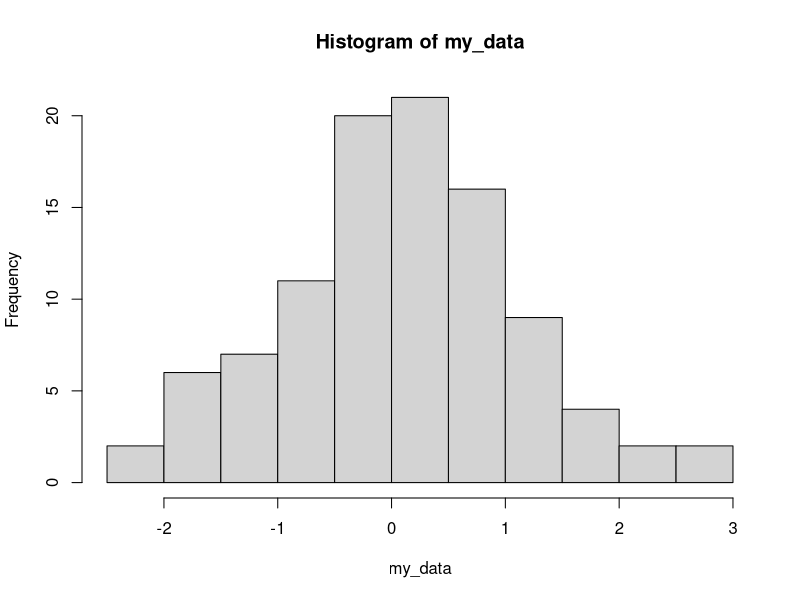
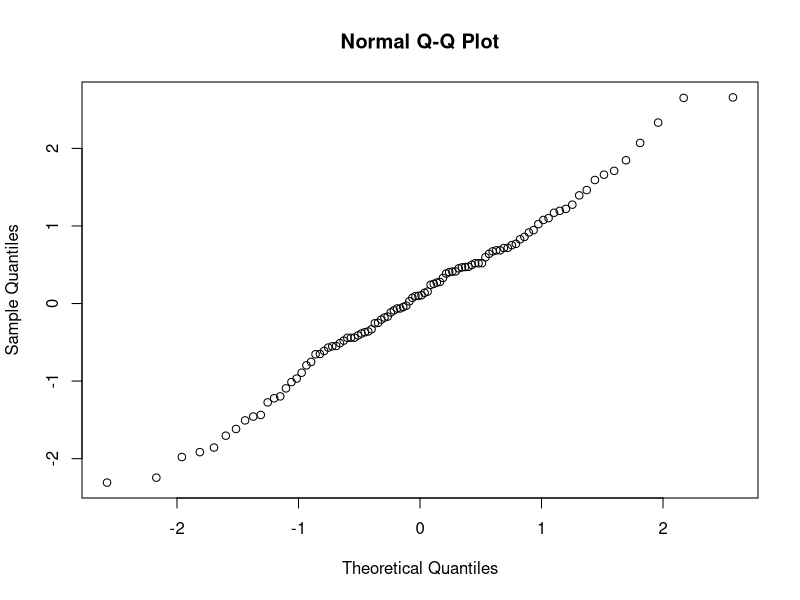

The R script that drew these images, in order: (Note: this script raises an error after producing the figures.)
## ---- chunk 1
library(palmerpenguins)

my_formula <- penguins$body_mass_g ~ penguins$sex
print(my_formula)
## ---- chunk 2
class(my_formula)
## ---- chunk 3
print.default(my_formula)
## ---- chunk 4

## ---- chunk 5

## ---- chunk 6

## ---- chunk 7
library(ggplot2)
## ---- chunk 8
table(diamonds$cut, diamonds$color)
## ---- chunk 9
chisq.test(table(diamonds$cut, diamonds$color))
## ---- chunk 10
chisq.test(table(diamonds$cut, diamonds$color),
           simulate.p.value = TRUE)
## ---- chunk 11
# Compute the power given n, p1 and p2:
power.prop.test(n  = 50,    #  number of observations (per group)
                p1 = 0.4,  # 	probability in one group
                p2 = 0.5,  #  probability in other group
                sig.level = 0.05)
## ---- chunk 12
# Assume that p1 = 0.4 and p2 = 0.5 and that we want 85 % power.
# To compute the sample size required:
power.prop.test(power = 0.85,  # desired power of test (1 minus Type II error probability)
                p1 = 0.4,      # probability in one group
                p2 = 0.5,      #  probability in other group
                sig.level = 0.05)
## ---- chunk 13
salem <- read.csv("data/salem_trial.csv")
## ---- chunk 14
salem_table <- table(salem)
salem_table
## ---- chunk 15
chisq.test(salem_table)
## ---- chunk 16
fisher.test(salem_table)
## ---- chunk 17

## ---- chunk 18
library(palmerpenguins)

t.test(penguins$body_mass_g, mu=4000) # one sample t-test
## ---- chunk 19
t.test(penguins$body_mass_g[penguins$sex == "male"],
       penguins$body_mass_g[penguins$sex == "female"])
## ---- chunk 20
# same as above
t.test(formula = body_mass_g ~ sex, data=penguins)
## ---- chunk 21
antibiotic <- read.csv("data/antibiotic.csv")
## ---- chunk 22
View(antibiotic)
## ---- chunk 23
t.test(antibiotic$before, antibiotic$after, paired=TRUE)
## ---- chunk 24

## ---- chunk 25
my_data <- rnorm( n = 100 )  # generate N = 100 normally distributed numbers
hist( x = my_data ) 
## ---- chunk 26
qqnorm( y = my_data )        # draw the QQ plot
## ---- chunk 27
shapiro.test( x = my_data )
## ---- chunk 28
my_data <- rbinom(n=30, size=5, p=0.5)
## ---- chunk 29
cor(penguins$bill_depth_mm, penguins$bill_length_mm)
## ---- chunk 30
cor(penguins$bill_depth_mm, penguins$bill_length_mm,
    use = "pairwise")
## ---- chunk 31
cor.test(penguins$bill_depth_mm, penguins$bill_length_mm,
    use = "pairwise")
## ---- chunk 32
cor.test( ~ bill_depth_mm + bill_length_mm, data = penguins, use="pairwise")
## ---- chunk 33

## ---- chunk 34
aov(body_mass_g ~ species, data = penguins)
## ---- chunk 35
my_aov1 <- aov(body_mass_g ~ species, data=penguins)
summary(my_aov1)
## ---- chunk 36
my_aov2 <- aov(body_mass_g ~ species + sex, data=penguins)
summary(my_aov2)
## ---- chunk 37
anova(my_aov1, my_aov2)
## ---- chunk 38
my_aov1 <- aov(body_mass_g ~ species, data=na.omit(penguins))
my_aov2 <- aov(body_mass_g ~ species + sex, data=na.omit(penguins))
anova(my_aov1, my_aov2)
## ---- chunk 39

## ---- chunk 40
reg1 <- lm(body_mass_g ~ flipper_length_mm + bill_length_mm , data=penguins)
reg1
## ---- chunk 41
summary(reg1)
## ---- chunk 42
names(reg1)
## ---- chunk 43
reg1$coefficients
## ---- chunk 44
names(summary(reg1))
## ---- chunk 45
summary(reg1)$coefficients
## ---- chunk 46
plot(reg1)
## ---- chunk 47
reg1 <- lm(body_mass_g ~ flipper_length_mm + bill_length_mm , data=penguins)
reg2 <- lm(body_mass_g ~ flipper_length_mm + bill_length_mm  + bill_depth_mm, data=penguins)
reg3 <- lm(body_mass_g ~ flipper_length_mm + bill_length_mm  + sex, data=penguins)

AIC(reg1, reg2, reg3)

BIC(reg1, reg2, reg3)
## ---- chunk 48

## ---- chunk 49

## ---- chunk 50

## ---- chunk 51
table(penguins$sex)
## ---- chunk 52
penguins$sex <- penguins$sex == "female"
table(penguins$sex)
## ---- chunk 53
logit1 <- glm(sex ~ body_mass_g + flipper_length_mm , data=penguins,
              family="binomial")
summary(logit1)
